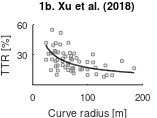

MATLAB code to generate this figure:
close all
load('curve_latdev.mat')

figure(3)
hold on
plot(x_points,y_points,'s','MarkerEdgeColor',[0.5,0.5,0.5],...
    'MarkerSize',2)
plot(x_curve,y_curve,'k','Linewidth',1)

% plotting_details
x_width=8 ;y_width=3; % figure dimensions (cms)
fonts=8; % fontsize of x and y labels
fonts_ticks=7;

clear yticks
yticks([30,60])
yticklabels({'30','60'})
clear xticks
xticks([0,100,200])
xticklabels({'0','100','200'})
xlim([0,200])
ylim([0,60])
ylabel('TTR [%]')
xlabel('Curve radius [m]')
title('1b. Xu et al. (2018)','FontSize',fonts_ticks)
set(gca,'FontSize',fonts_ticks);
set(gcf, 'PaperUnits', 'centimeters');
set(gcf, 'PaperPosition', [0 0 x_width/2 y_width]); 
name_string='curvature_on_latdev_point_lit';
% saveas(gcf,name_string,'pdf')
% saveas(gcf,name_string,'png')
% saveas(gcf,name_string,'epsc')
